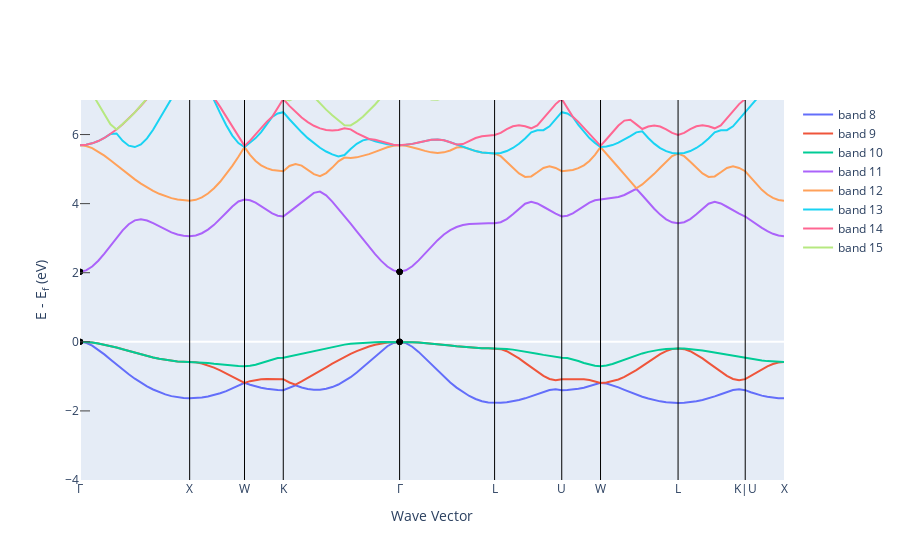

Notebook source saved alongside this figure:
### Code cell
for i in el_bs.get_vbm()["kpoint_index"]:
    scatter = go.Scatter(
        x = xvals_band_edges, y = yvals_band_edges,
        mode = "markers", marker = dict(color="black"),
        showlegend=False)
    fig_el_bs.add_trace(scatter)
fig_el_bs.update_layout(xaxis_range = [xvals[0], xvals[-1]])
fig_el_bs.show()
